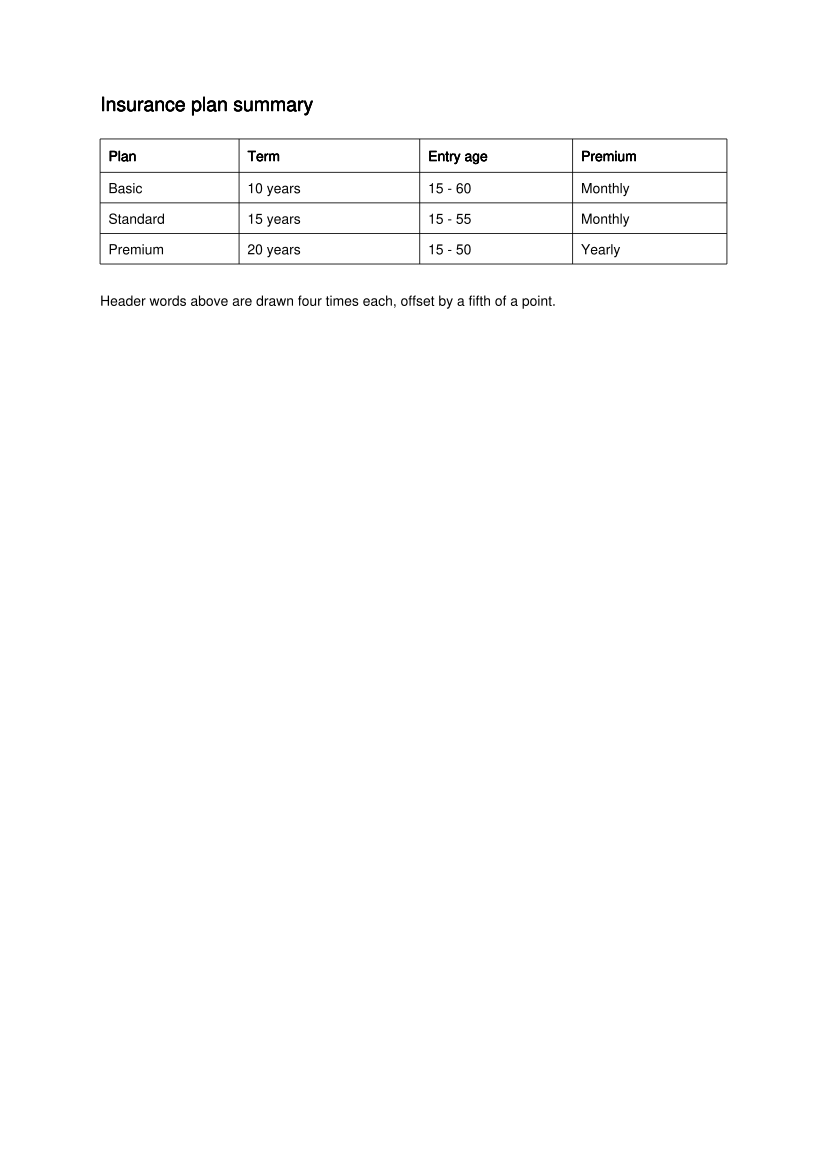

The script that saved this image:
"""生成测试夹具 overprint.pdf：没有粗体字形的字体"叠印加粗"——表头的每个词在几乎同一位置画了四遍
（每遍错开 0.2pt）。以前每一遍都是一段独立的文字：可编辑排版的表头格里同一个词排成四遍，整行撑高。"""
import sys
from reportlab.pdfgen import canvas

out = sys.argv[1] if len(sys.argv) > 1 else "overprint.pdf"
W, H = 595, 842
c = canvas.Canvas(out, pagesize=(W, H))


def y(v):
    return H - v


def bold(x, base, text, size=10):
    """叠印加粗：同一段文字画四遍，每遍错开 0.2pt"""
    c.setFont("Helvetica", size)
    for dx, dy in [(0, 0), (0.2, 0), (0, 0.2), (0.2, 0.2)]:
        c.drawString(x + dx, y(base) + dy, text)


bold(72, 80, "Insurance plan summary", 14)
xs = [72, 172, 302, 412, 523]
ys = [100, 124, 146, 168, 190]
c.setLineWidth(0.6)
for v in ys:
    c.line(xs[0], y(v), xs[-1], y(v))
for x in xs:
    c.line(x, y(ys[0]), x, y(ys[-1]))
for k, h in enumerate(["Plan", "Term", "Entry age", "Premium"]):
    bold(xs[k] + 6, 116, h)
c.setFont("Helvetica", 10)
rows = [["Basic", "10 years", "15 - 60", "Monthly"], ["Standard", "15 years", "15 - 55", "Monthly"], ["Premium", "20 years", "15 - 50", "Yearly"]]
for r, row in enumerate(rows):
    for k, v in enumerate(row):
        c.drawString(xs[k] + 6, y(ys[r + 1] + 15), v)
c.drawString(72, y(220), "Header words above are drawn four times each, offset by a fifth of a point.")
c.showPage()
c.save()
